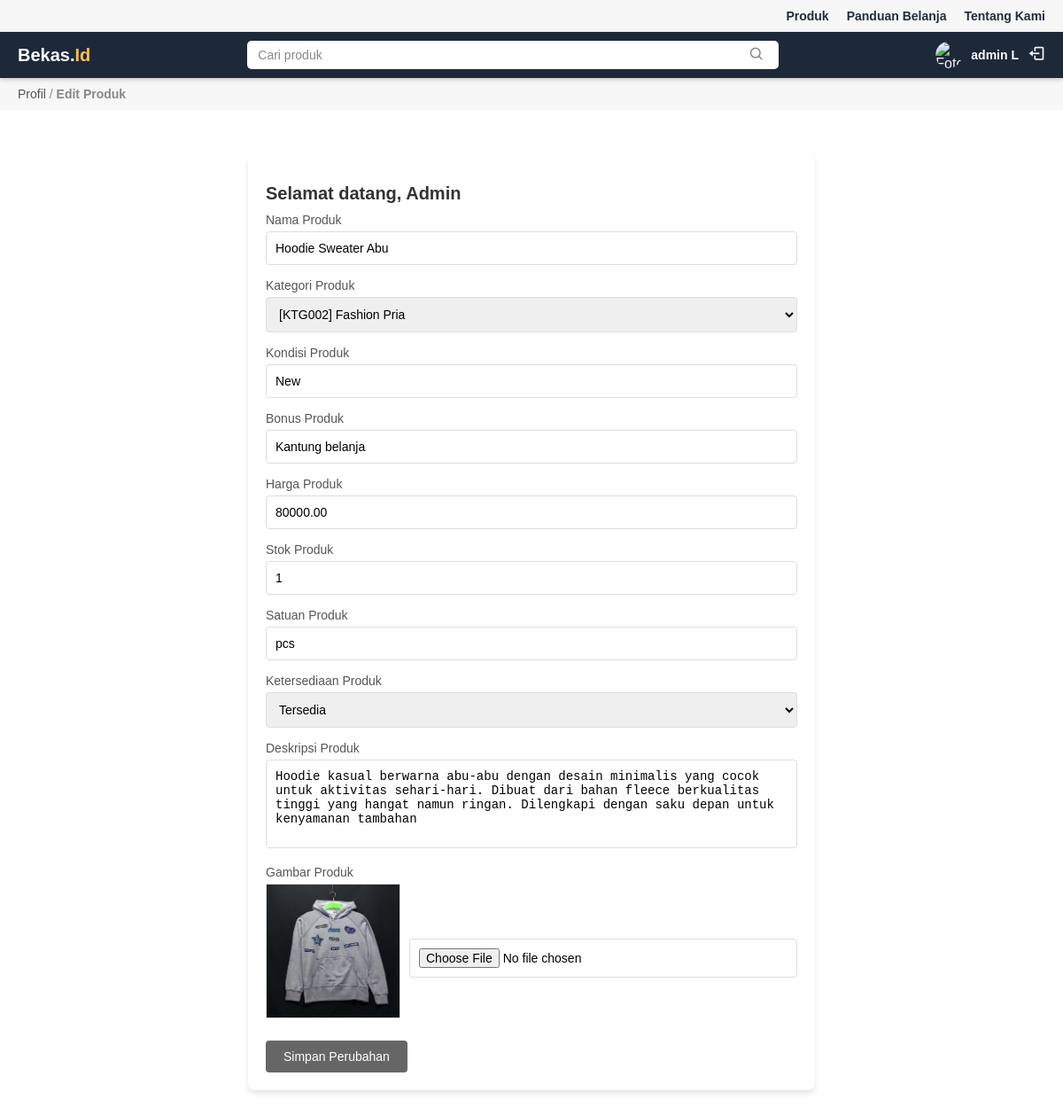
/admin/edit_produk.php?id=4 (signed in), run on the app's committed database.
### tables this page shows
CREATE TABLE `produk` (
    `id` bigint(20) NOT NULL AUTO_INCREMENT,
    `kategori_id` int(10) DEFAULT NULL,
    `nama` varchar(191) NOT NULL,
    `deskripsi` varchar(255) DEFAULT NULL,
    `kondisi_produk` varchar(255) DEFAULT NULL,
    `bonus_produk` varchar(255) DEFAULT NULL,
    `gambar` varchar(200) DEFAULT NULL,
    `harga` decimal(10,2) NOT NULL,
    `stock` int(10) NOT NULL,
    `satuan_produk` varchar(32) DEFAULT NULL,
    `ketersedian` tinyint(1) DEFAULT 1,
    PRIMARY KEY (`id`),
    FOREIGN KEY (`kategori_id`) REFERENCES `kategori` (`id`)
);

### admin/edit_produk.php (the view, shortened to what this page needs)
<?php
require "../koneksi.php";
if (isset($_GET['id'])) {
    $id = intval($_GET['id']);
    $sql = "SELECT * FROM produk WHERE id = ?";
    $stmt = $conn->prepare($sql);
    $stmt->bind_param("i", $id);
    $stmt->execute();
    $result = $stmt->get_result();
    if ($result->num_rows > 0) {
        $produk = $result->fetch_assoc();
    } else {
        echo "Produk tidak ditemukan.";
    }
} else {
    echo "ID produk tidak diberikan.";
    exit;
}
$sql_kategori = "SELECT * FROM kategori";
$result_kategori = $conn->query($sql_kategori);
?>
<!DOCTYPE html>
<html lang="en">
<head>
    <link rel="stylesheet" href="edit_produk.css">
</head>
<body>
    <?php include('../navbar.php'); ?>
    <div class="breadcrumb">
        <a href="profil.php">Profil</a> / <strong>Edit Produk</strong>
    </div>
    <div class="container">
        <h1>Selamat datang, Admin</h1>
        <form method="POST" enctype="multipart/form-data">
            <div class="form-group">
                <label for="nama-produk">Nama Produk</label>
                <input type="text" id="nama-produk" name="nama" value="<?= htmlspecialchars($produk['nama']) ?>" placeholder="Masukkan nama produk" required>
            </div>
            <div class="form-group">
                <label for="kategori-produk">Kategori Produk</label>
                <select id="kategori-produk" name="kategori_id" required>
                    <?php
                        while ($kategori = $result_kategori->fetch_assoc()) {
                            $kode_kategori = "KTG" . str_pad($kategori['id'], 3, "0", STR_PAD_LEFT);
                            $selected = $kategori['id'] == $produk['kategori_id'] ? "selected" : "";
                            echo "<option value='{$kategori['id']}' $selected>[$kode_kategori] {$kategori['nama']}</option>";
                        }
                    ?>
                </select>
            </div>
            <div class="form-group">
                <label for="kondisi-produk">Kondisi Produk</label>
                <input type="text" id="kondisi-produk" name="kondisi_produk" value="<?= htmlspecialchars($produk['kondisi_produk']) ?>" placeholder="Masukkan kondisi produk">
            </div>
            <div class="form-group">
                <label for="bonus-produk">Bonus Produk</label>
                <input type="text" id="bonus-produk" name="bonus_produk" value="<?= htmlspecialchars($produk['bonus_produk']) ?>" placeholder="Masukkan bonus produk (jika ada)">
            </div>
            <div class="form-group">
                <label for="harga-produk">Harga Produk</label>
                <input type="number" id="harga-produk" name="harga" value="<?= htmlspecialchars($produk['harga']) ?>" step="0.01" placeholder="Masukkan harga produk" required>
            </div>
            <div class="form-group">
                <label for="stok-produk">Stok Produk</label>
                <input type="number" id="stok-produk" name="stock" value="<?= htmlspecialchars($produk['stock']) ?>" min="1" required>
            </div>
            <div class="form-group">
                <label for="satuan-produk">Satuan Produk</label>
                <input type="text" id="satuan-produk" name="satuan_produk" value="<?= htmlspecialchars($produk['satuan_produk']) ?>" placeholder="Masukkan satuan produk (misal: pcs, kg)">
            </div>
            <div class="form-group">
                <label for="ketersedian">Ketersediaan Produk</label>
                <select id="ketersedian" name="ketersedian">
                    <option value="1" <?= $produk['ketersedian'] == 1 ? "selected" : "" ?>>Tersedia</option>
                </select>
            </div>
            <div class="form-group">
                <label for="deskripsi-produk">Deskripsi Produk</label>
                <textarea id="deskripsi-produk" name="deskripsi" placeholder="Masukkan deskripsi produk"><?= htmlspecialchars($produk['deskripsi']) ?></textarea>
            </div>
            <div class="form-group">
                <label for="gambar-produk">Gambar Produk</label>
                <div class="file-input">
                    <img id="preview-gambar" src="<?= htmlspecialchars($produk['gambar'] ?? 'default-image.jpg') ?>" alt="Preview Gambar" style="width: 150px; height: auto; border: 1px solid #ddd; margin-bottom: 10px;">
                    <input type="file" id="gambar-produk" name="gambar" accept="image/*" onchange="previewImage(event)" style="display: block; margin-top: 5px;">
                </div>
            </div>
            <button type="submit" class="submit-button" name="simpan">Simpan Perubahan</button>
        </form>
    </div>
</body>
</html>

### admin/edit_produk.css (style rules this page uses)
body { margin: 0; font-family: Arial, sans-serif; }
.breadcrumb { padding: 10px 20px; background-color: #f7f7f7; font-size: 14px; color: #555; }
.breadcrumb a { color: #555; text-decoration: none; }
.container { max-width: 600px; margin: 50px auto; padding: 20px; background-color: #fff; border-radius: 8px; box-shadow: 0 4px 6px rgba(0, 0, 0, 0.1); }
h1 { font-size: 20px; margin-bottom: 10px; color: #333; }
.breadcrumb { font-size: 14px; color: #888; margin-bottom: 20px; }
.form-group { margin-bottom: 15px; }
.form-group label { display: block; font-size: 14px; color: #555; margin-bottom: 5px; }
.form-group input, .form-group textarea, .form-group select { width: 100%; padding: 10px; font-size: 14px; border: 1px solid #ddd; border-radius: 4px; box-sizing: border-box; }
.form-group textarea { resize: none; height: 100px; }
.form-group input[type="number"] { width: 100%; }
.form-group .file-input { display: flex; align-items: center; gap: 10px; }
.form-group .file-input input { display: none; }
.form-group img { width: 80px; height: 80px; border: 1px solid #ddd; }
.submit-button { justify-content: center; background-color: #666; color: #fff; padding: 10px 20px; font-size: 14px; border: none; border-radius: 4px; cursor: pointer; }

### navbar.php (style rules this page uses)
body { margin: 0; font-family: Arial, sans-serif; }

### data on the page
produk: nama "Hoodie Sweater Abu", kondisi_produk "New", bonus_produk "Kantung belanja", harga "80000.00", stock "1", satuan_produk "pcs", ketersedian "Tersedia", deskripsi "Hoodie kasual berwarna abu-abu dengan desain minimalis yang cocok untuk aktivitas sehari-hari. Dibuat dari bahan fleece berkualitas tinggi yang hangat namun ringan. Dilengkapi dengan saku depan untuk kenyamanan tambahan", gambar (picture)

### other printed values
$username "admin L"
